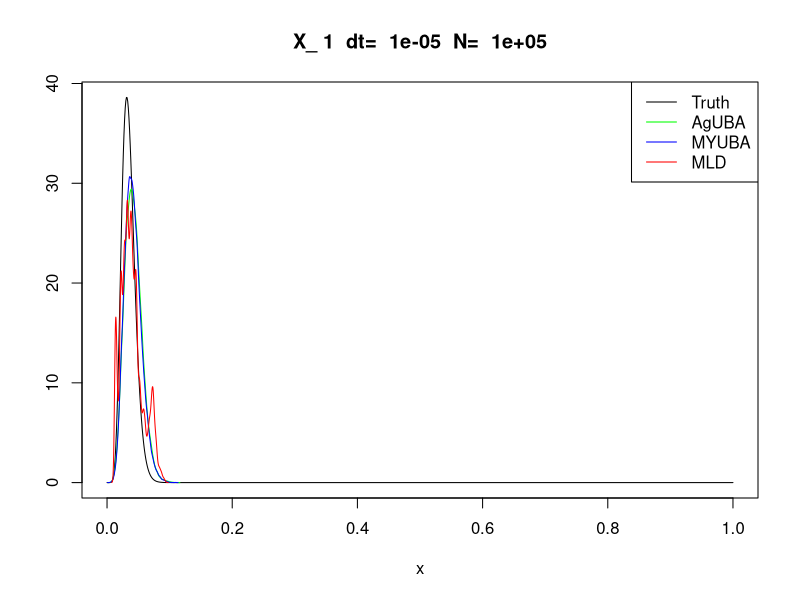
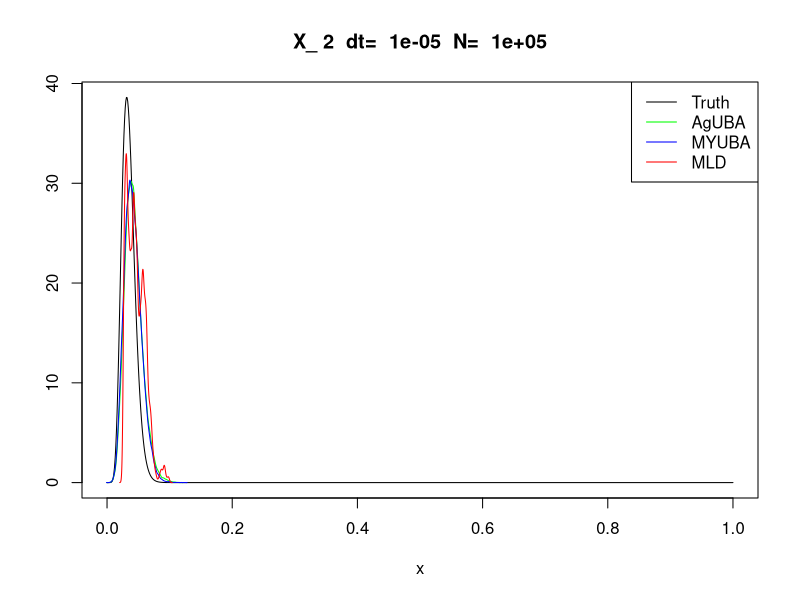
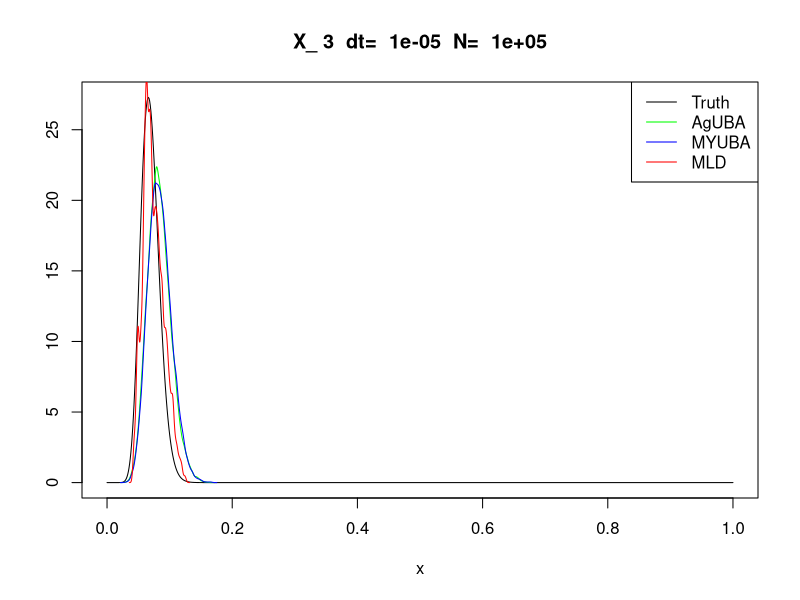
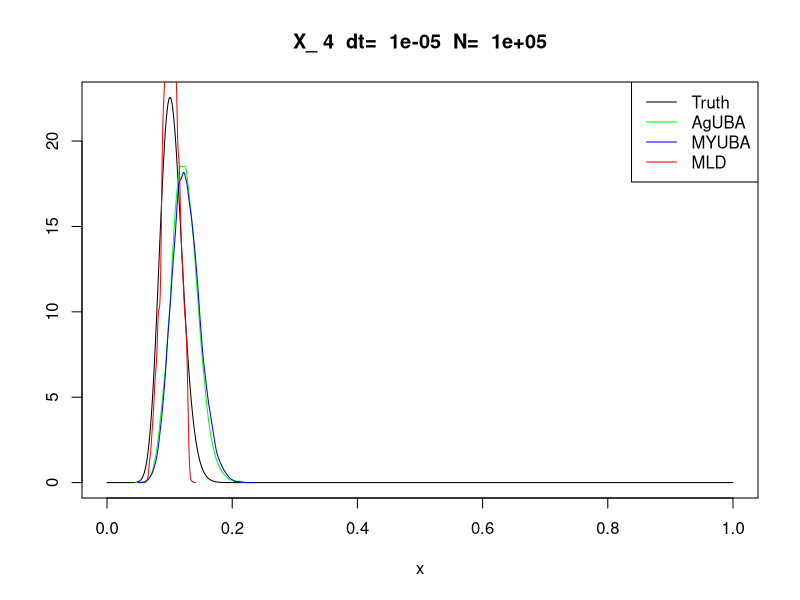
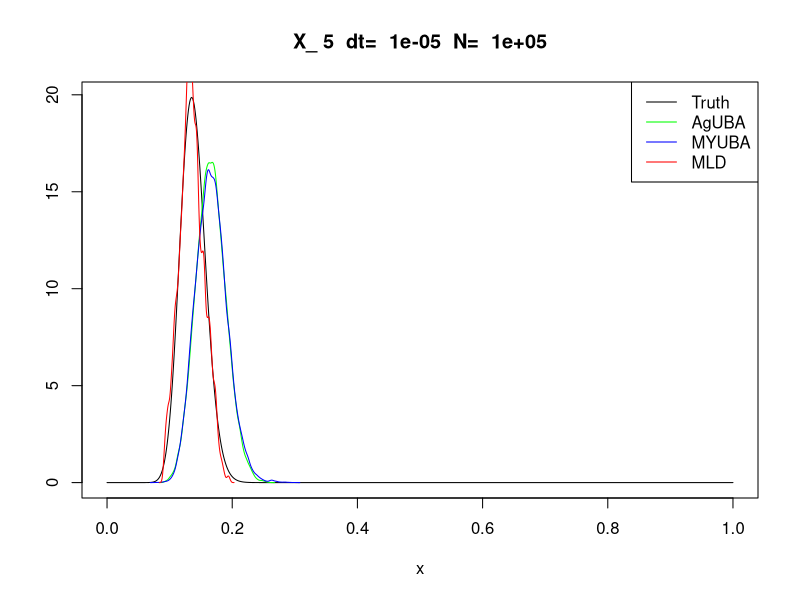
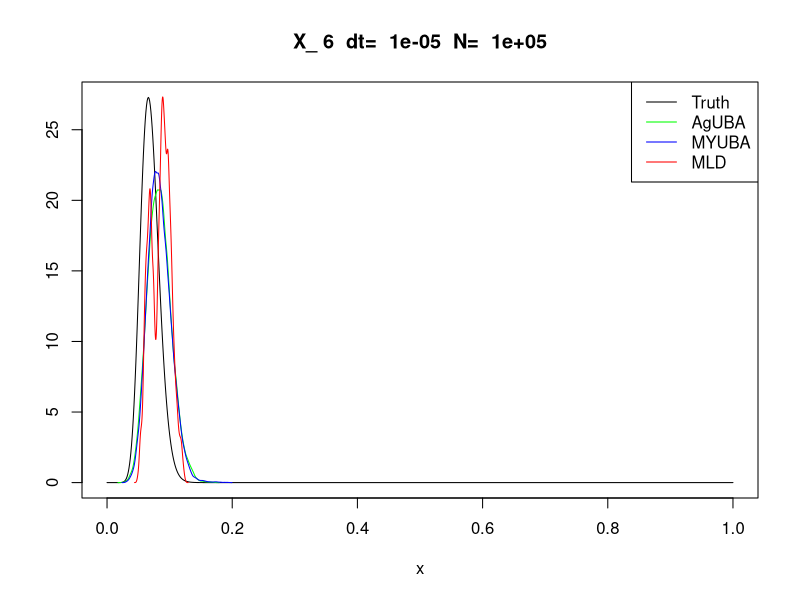
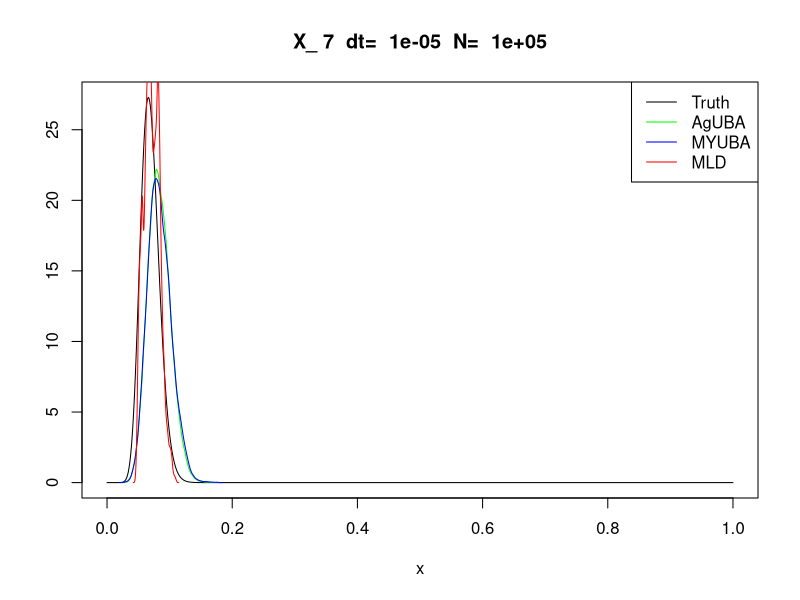
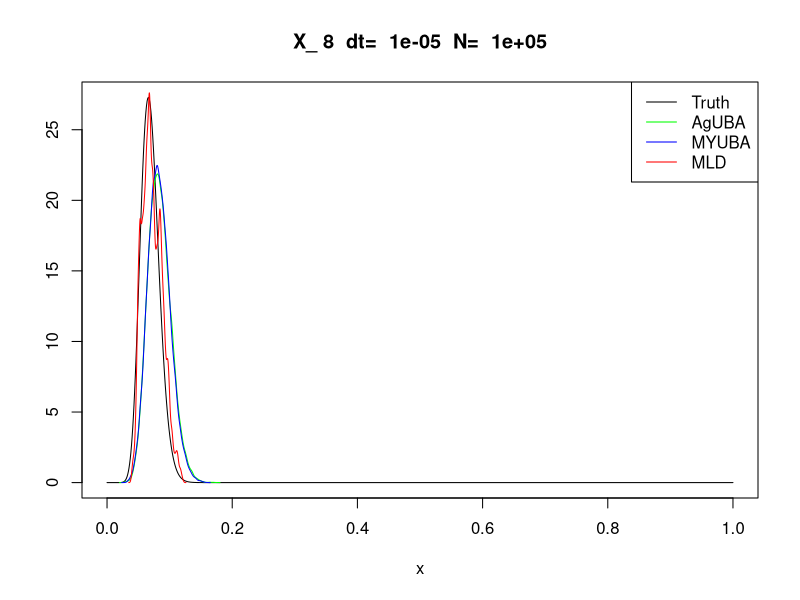

These charts were generated, in order, by the following R code:
##########################################33
### MYUBA vs AgUBA on simplex 
##############################################
###AugUBA for Simplex
set.seed(123)

d = 11
nl = c(10,10,20,30,40,20,20,20,10,30,30,50)
al= rep(0.1, d) 
pars = nl+al
##Dimesion 

#lambda 
lambda = 1e-6

##Calculate projection 
projsplx = function(u)
{
  ##Initialize
  y = sort(u)
  n = length(y)
  t = numeric(n-1)
  i = n-1
  
  ##Calculating t_hat
  while(i>= 1)
  {
    #Calculate t_i for i>=1
    t[i] = (sum(y[(i+1):n]) - 1)/(n-i)
    if(t[i] >= y[i])
    {
      t_hat = t[i]
      x = ifelse((u - t_hat) >0 , (u- t_hat) , 0)
      return(x)
    }
    else
    {
      #decrement
      i = i - 1
    }
  }
  
  #Calculate t_hat for i==0
  t_hat = (sum(y)-1)/n
  x = ifelse((u - t_hat) >0 , (u - t_hat) , 0)
  return(x)
  
}

dlogf = function(x)
{
  u = projsplx(x)
  
  u.sub <- u[1:(d-1)]
  x.sub <- x[1:(d-1)]
  nl.sub <- nl[1:(d-1)]
  al.sub<- al[1:(d-1)]
  
  grad.psi = (nl.sub + al.sub -1)/x.sub - (nl[d] + al[d] -1)/(1 -sum(x.sub))
  
  my.grad = (x.sub - u.sub)/lambda
  rtn = grad.psi - my.grad
  return(rtn)
}

probf = function(x , dt,v)
{
  mu = dlogf(x)
  temp = -sqrt(2*dt)*v*mu
  return(1/(1 + exp(temp)))
}

UBA = function(x0 ,dt, N)
{
  d = length(x0)
  x = matrix(nrow = N , ncol = d)
  x[1, ]= x0
  counter = 0 
  ind = rep(FALSE , N)
  for( i in 2: N)
  {
    P_x = projsplx(x[(i-1), ])
    diff = P_x - x[(i-1),]
    s = sum(diff==0)
    if(s == d)
    {
      counter = counter + 1
      ind[(i-1)] = TRUE
    }
    
    
    v = rnorm(d-1)
    U = runif(d-1)
    prob = probf(x[i-1, ],dt = dt , v = v)
    b = ifelse(U<=prob , 1, -1)
    x[i,-d ] = x[i-1, -d] + sqrt(2*dt)*b*v
    x[i , d] = 1 - sum(x[i, -d])
    if(i%% 1e4 ==0)
    {
      print(i)
    }
  }
  
  return(list(x , ind , counter)) 
  
}




##Calculate augmented drift
aug_drift = function(x)
{
  u = projsplx(x)
  
  u.sub <- u[1:(d-1)]
  x.sub <- x[1:(d-1)]
  nl.sub <- nl[1:(d-1)]
  al.sub<- al[1:(d-1)]
  
  dlogf = (nl.sub + al.sub -1)/x.sub - (nl[d] + al[d] -1)/(1 -sum(x.sub))
  
  rtn = ifelse( u.sub - x.sub == 0 , dlogf , sign(u.sub - x.sub)*Inf)
  return(rtn)
}


##Calculate probability function 
aug_probf = function(u , dt, v)
{
  mu = aug_drift(u)
  temp = -sqrt(2*dt)*v*mu
  return(1/(1 + exp(temp)))
}


###Preconditioning matrix 
###Calculate preconditioning matrix
C = function(x)
{
  u = projsplx(x)
  u.sub <- u[1:(d-1)]
  x.sub <- x[1:(d-1)]
  s = matrix(u.sub - x.sub , nrow = length(u.sub) , ncol = 1)
  
  #Projection matrix
  den = t(s)%*%s
  den = den[1,1]
  
  foo = prod(s==0)
  #foo = prod(s < eps)
  count = 0
  if(foo>0)
  {
    I = diag(1,nrow =  d-1, ncol = d-1)
    rtn = I
    count = count + 1
  }else{
    P = s%*% t(s)
    P = P/den
    rtn = P 
  }
  return(list(rtn ,count))
}

###AugUBA
###AugUBA
aug_UBA = function(x0,dt,N)
{
  x = matrix(0 ,nrow = N, ncol= d)
  
  #initializing the first row 
  x[1 , ] = x0
  ind = rep(FALSE, N)
  counter = 0
  for( i in 2: N)
  {
    v = rnorm(d-1)
    U = runif(d-1)
    prob = aug_probf(u = x[(i-1), ], dt = dt , v = v)
    v = ifelse(U<= prob , v, -v)
    pack = C(x[(i-1), ])
    mat = pack[[1]]
    temp = pack[[2]]
    if(temp ==1)
    {
      counter = counter + 1
      ind[(i-1)] = TRUE
    }
    x[i, -d] = x[(i-1), -d] + sqrt(2*dt)*mat%*%v
    x[i , d] = 1 - sum(x[i, -d]) #Using the dirichlet constraint
    #print(sum(x[i,]))
    if(i%% 1e4 ==0)
    {
      print(i)
    }
    
  } 
  return(list(x , ind, counter))
}
###############################################
### MLD 
###################################################
grad.h = function(x)
{
  rtn = log(x)- log( 1 - sum(x))
  return(rtn)
}

grad.w = function(y)
{
  a0 = sum(pars)
  pars.sub = pars[1:(d-1)]
  rtn = a0*(exp(y)/(1 + sum(exp(y)))) - pars.sub
  return(rtn)
}

grad.hstar = function(y)
{
  rtn = exp(y)/( 1 + sum(exp(y)))
  return(rtn)
}


MLD = function(x0, dt, N)
{
  x = matrix(0 , nrow = N, ncol = d-1) 
  y = matrix(0 , nrow = N , ncol = d-1)
  x[1, ] = x0[-d]
  for( i in 2: N) 
  {
    v = rnorm(d-1)
    y[(i-1), ] = grad.h(x[(i-1), ]) 
    y[i, ] = y[(i-1),  ] - dt*grad.w(y[(i-1), ]) + v*sqrt(2 *dt)
    x[i,] = grad.hstar(y[i, ])
    
  }
  x = cbind( x, 1- rowSums(x))
  return(x)
}


####Set initial values 
x0 = rep(1/d, d)
dt = 1e-5
N = 1e5
##Run MYUBA 
out = UBA(x0 = x0, dt = dt, N = N)
my_r = 1 - out[[3]]/N
my_out = out[[1]][out[[2]] , ]
##Run aug_UBA
try = aug_UBA(x0, dt = dt , N = N) 
c = try[[3]]
r = 1 - c/N
try1 = try[[1]]
ag_out = try1[try[[2]] ,]
##Run MLD
out_MLD = MLD(x0, dt= dt,N=N)


foo.x = seq(0,1, length.out = 1e3)
for(idx in 1:11)
{
  plot(foo.x , dbeta(foo.x , shape1 = pars[idx],
                     shape2 = sum(pars) - pars[idx]),
       type ='l', ylab = ' ', xlab = 'x', 
       main = paste('X_', idx,' dt= ', dt,' N= ',N))
  lines(density(ag_out[,idx]), col = 'green')
  lines(density(my_out[,idx]) , col = 'blue')
  lines(density(out_MLD[,idx]), col = 'red')
  legend('topright', 
         legend = c('Truth', 'AgUBA' , 'MYUBA' , 'MLD'), 
         col = c('black', 'green' , 'blue','red'),lty = 1 )
  print(paste('X_',idx,'MYUBA: ',
              round(my_r ,4), ' AgUBA: ', round(r,4)))
}

